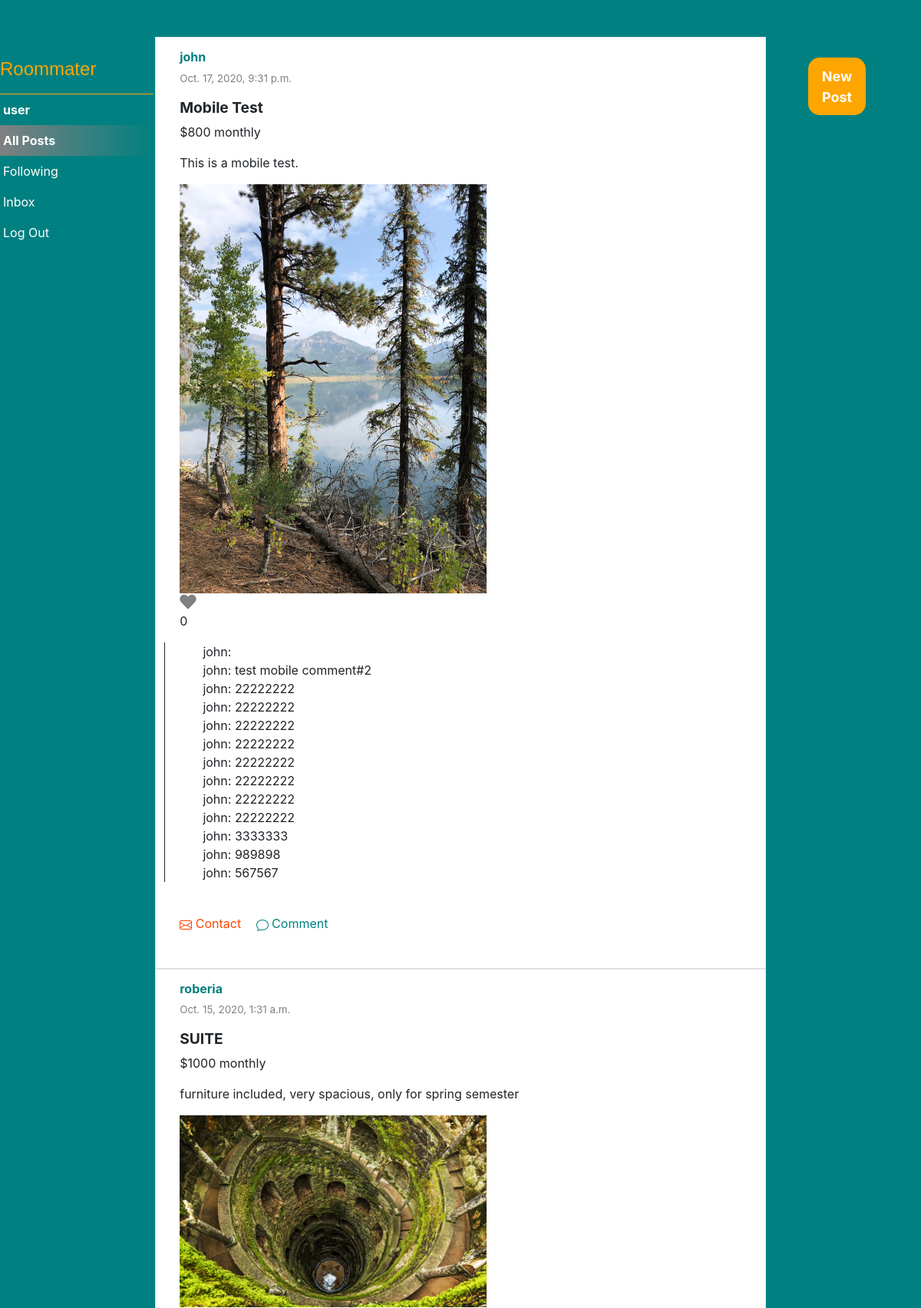
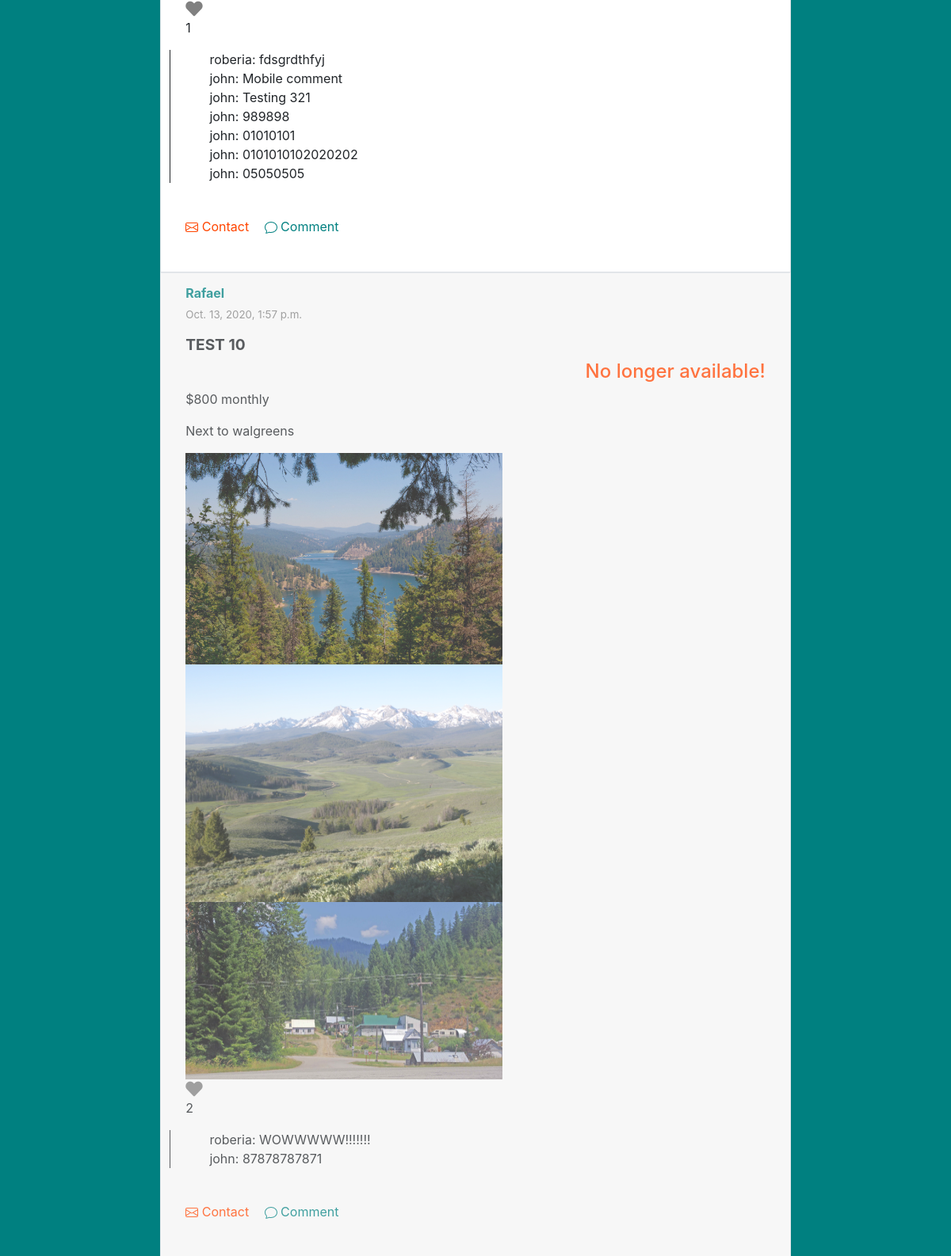
The app's page / (signed in, upper part) with its own data (2 pictures, top to bottom).
### network/models.py (models this page shows, shortened)
class User(AbstractUser):
    pass

class Post(models.Model):
    user = models.ForeignKey(User, on_delete = models.CASCADE, related_name="post_user")
    text = models.TextField()
    time = models.DateTimeField(auto_now_add=True)
    title = models.CharField(max_length=100, default='')
    likes = models.ForeignKey(Like, null=True, blank=True, on_delete = models.CASCADE, related_name="post_likes")
    price = models.PositiveIntegerField(blank=True)
    comments = models.ManyToManyField(Comment, blank=True, related_name="post_comments")
    closed = models.BooleanField(default=False)
    pictures = models.ImageField(blank=True, null=True)
    pictures2 = models.ImageField(blank=True, null=True)
    pictures3 = models.ImageField(blank=True, null=True)
    pictures4 = models.ImageField(blank=True, null=True)

class Like(models.Model):
    users = models.ManyToManyField(User, related_name="like_users")
    num = models.PositiveIntegerField(default=0)

class Comment(models.Model):
    user = models.ForeignKey(User, blank=True, on_delete = models.CASCADE, related_name="comment_user")
    comment = models.TextField()

### network/views.py (the view, shortened to what this page needs)
# urls.py: path("", views.index, name="index"),
def index(request):
    if request.user.is_authenticated:
        if request.method == 'GET':
            all_posts = Post.objects.all().order_by('-time')
            page = request.GET.get('page', 1)
            paginator = Paginator(all_posts, 10)
            try:
                posts = paginator.page(page)
            except PageNotAnInteger:
                posts = paginator.page(1)
            except EmptyPage:
                posts = paginator.page(paginator.num_pages)
            post_form = PostForm(initial={'user': request.user})
            comment_form = CommentForm(initial={'user': request.user})
            return render(request, "network/index.html", {'posts': posts, 'post_form': post_form, 'comment_form': comment_form})
    else:
        return HttpResponseRedirect(reverse("login"))

### network/templates/network/index.html (shortened to what this page needs)
{% extends "network/layout.html" %}
{% load static %}
{% block body %}
    <div class="sidenav" id="post_nav">
        <p id="blab_">New Post</p>
    </div>
    <h2>All Posts</h2>
    <div id="posts">
        {% for post in posts %}
            {%if post.closed == False%}
            <div class='row border mx-auto p-3' id="post">
            {% else %}
            <div class='row border mx-auto p-3' id="post" style="background-color:whitesmoke; opacity: 75%;">
            {% endif %}
                <div class="col-sm-12">
                    <h6><a style="font-weight: bold; color: teal;"href="{% url 'profile' post.user.id %}">{{ post.user }}</a></h6><p style="font-size: smaller; color:grey;"id="time">{{ post.time }}</p>
                    <h6 style="font-weight: bold; font-size: larger;"id="{{post.id}}"> {{post.title}} </h6>
                    {% if request.user == post.user %}
                        {%if post.closed == False%}
                        <a href="" class="edit" style="color: teal;"id="{{ post.id }}">Edit</a><br>
                        <a href="" class="close" id="{{ post.id }}">Close Offer</a>
                        {% else %}
                        <a href="" class="close restore" style="color: teal; opacity: 100%; z-index:0;" id="{{ post.id }}">Restore Offer</a>
                        {% endif %}
                    {% else %}
                        {% if post.closed == True %}
                         <h4>No longer available!</h4>
                         {% endif %}
                    {% endif %}
                    <p id ="{{ post.id }}"> ${{ post.price }} monthly</p>
                    <p class="pt" id="{{ post.id }}">{{ post.text }}</p>
                    {% if post.pictures %}
                    <img src="{{post.pictures.url}}" width="400">
                    {% endif %}
                    {% if post.pictures2 %}
                    <img src="{{post.pictures2.url}}" width="400">
                    {% endif %}
                    {% if post.pictures3 %}
                    <img src="{{post.pictures3.url}}" width="400">
                    {% endif %}
                    <p id="heart_item">
                        {% if request.user in post.likes.users.all %}
                            <a href="">
                                <i class="fas fa-heart fa-lg" name="heart" id="{{ post.id }}" style="color:red;"></i>
                            </a>
                        {% else %}
                            <a href="">
                                <i class="fas fa-heart fa-lg" name="heart" id="{{ post.id }}" style="color:gray;"></i>
                            </a>
                        {% endif %}
                        <span class="num-like" id="{{ post.id }}">{{ post.likes.num }}</span>
                    </p>
                    <ul id="comments">
                        {% for c in post.comments.all %}
                            <li id="actual_comment">{{ c.user }}: {{ c.comment }}</li>
                        {% endfor %}
                    </ul>
                    <a  style="color: orangered; padding-top:2px;"href="" class="message" name="{{ post.title }}" id="{{ post.user }}"> Contact</a>
                    <a style="color: teal; margin-left:15px; margin-right: 20px;"href="" class="comment" id="{{ post.id }}"></i> Comment</a>
                </div>
            </div>
        {% endfor %}
    </div>
{% endblock %}

### network/templates/network/layout.html (shortened to what this page needs)
{% load static %}
<!DOCTYPE html>
<html lang="en">
    <head>
        <link rel="stylesheet" href="https://stackpath.bootstrapcdn.com/bootstrap/4.4.1/css/bootstrap.min.css">
        <link href="{% static 'network/styles.css' %}" rel="stylesheet">
        <link rel="stylesheet" href="https://use.fontawesome.com/releases/v5.14.0/css/solid.css">
        <link rel="stylesheet" href="https://use.fontawesome.com/releases/v5.14.0/css/fontawesome.css">
    </head>
    <body>
        <div class="bd-sidebar border-bottom-0" id="sidebar-wrapper">
            <nav id="navbar_items">
            <a id="website_title"href="#">Roommater</a>
              <ul class="navbar-nav">
                {% if user.is_authenticated %}
                    <li id="username_link" class="nav-item">
                        <a class="nav-link" href="#"><strong>{{ user.username }}</strong></a>
                    </li>
                     <li class="nav-item" id="all_posts_block">
                  <a class="nav-link" id="all_posts_link"href="{% url 'index' %}">All Posts</a>
                </li>
                    <li class="nav-item" id="following_block">
                        <a class="nav-link" id="following_link" href="{% url 'following' %}">Following</a>
                    </li>
                    <li class="nav-item" id="inbox">
                        <a class="nav-link" href="{% url 'inbox'%}">Inbox</a>
                    </li>
                    <li class="nav-item" id="logout_link">
                        <a class="nav-link" href="{% url 'logout' %}">Log Out</a>
                    </li>
                {% endif %}
              </ul>
            </nav>
          </div>
        <div class="container-fluid">
            {% block body %}
            {% endblock %}
        </div>
    </body>
</html>

### network/static/network/styles.css (style rules this page uses)
#website_title { color: orange; float: center; margin-bottom: 50px; line-height: 60px; font-family: 'Arial Narrow Bold', sans-serif; font-size: x-large; }
@media only screen and (min-width: 601px) { #navbar_items { background-color: teal; position:fixed; top:0; min-width: 200px; padding-top: 5%; margin-left: 0%; min-height: 400px; margin-right: 10%; } }
@media only screen and (min-width: 601px) { html, body { background-color: teal; min-height: 400px; margin-top:3%; width: 100%; height: 100%; margin:0; } }
@media only screen and (min-width: 601px) { li { padding-left: 2%; } }
@media only screen and (min-width: 601px) { #post_nav { position: fixed; z-index: 1; right: 6%; padding-top: 6.25%; } }
@media only screen and (min-width: 601px) { #blab_ { background-color:orange; font-weight: bold; font-size: large; color: white; height: 75px; width: 75px; border-radius: 20%; display:inline-flex; text-align: center; align-items: center; justify-content: center; margin: auto; } }
@media only screen and (min-width: 601px) { #posts { background-color: white; max-width: 68%; margin-top: 10px; margin-left: auto; margin-right:auto; min-width: 700px; min-height: 500px; position:relative; } }
@media only screen and (min-width: 601px) { h4 { text-align:right; color: orangered; position: relative; } }
@media only screen and (min-width: 601px) { .comment { margin-right: 55%; margin-left: 45%; } }
.nav-link { color:white; padding-left: 10px; }
#username_link { border-top: 1px solid orange; margin-top: 1%; }
#post { border-bottom: 2px teal; min-height: 300px; }
#heart_item { max-width: 20px; }
#comments { max-width: 500px; list-style-type: none; margin-left: -20px; border-left: 1px solid; }

### records on screen
User: username "user"
Post: user "john", time "Oct. 17, 2020, 9:31 p.m.", title "Mobile Test", price "800", text "This is a mobile test.", pictures (picture), likes.num "0"
Comment: user "john"
Comment: user "john", comment "test mobile comment#2"
Comment: user "john", comment "22222222"
Comment: user "john", comment "22222222"
Comment: user "john", comment "22222222"
Comment: user "john", comment "22222222"
Comment: user "john", comment "22222222"
Comment: user "john", comment "22222222"
Comment: user "john", comment "22222222"
Comment: user "john", comment "22222222"
Comment: user "john", comment "3333333"
Comment: user "john", comment "989898"
Comment: user "john", comment "567567"
Post: user "roberia", time "Oct. 15, 2020, 1:31 a.m.", title "SUITE", price "1000", text "furniture included, very spacious, only for spring semester", pictures (picture), likes.num "1"
Comment: user "roberia", comment "fdsgrdthfyj"
Comment: user "john", comment "Mobile comment"
Comment: user "john", comment "Testing 321"
Comment: user "john", comment "989898"
Comment: user "john", comment "01010101"
Comment: user "john", comment "0101010102020202"
Comment: user "john", comment "05050505"
Post: user "Rafael", time "Oct. 13, 2020, 1:57 p.m.", title "TEST 10", closed "No longer available!", price "800", text "Next to walgreens", pictures (picture), pictures2 (picture), pictures3 (picture), likes.num "2"
Comment: user "roberia", comment "WOWWWWW!!!!!!!"
Comment: user "john", comment "87878787871"
